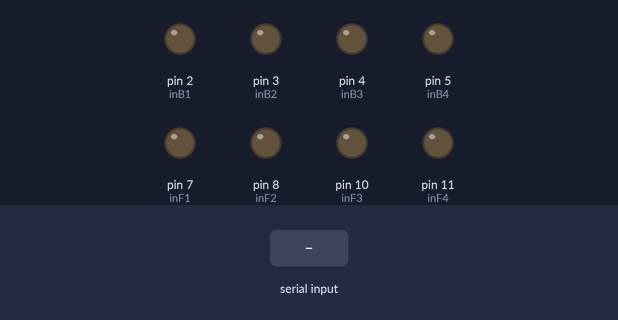
Bench run of a sketch on a simulated Arduino Uno, built with avr-gcc and run on an emulated ATmega328P. On the bench: output pins drawn as LEDs (lit = HIGH). The inputs (shaded band) are chosen by the test bench.

Above: at 1.2 s.
1.3 s: "f\n" received over Serial
At 2.5 s:
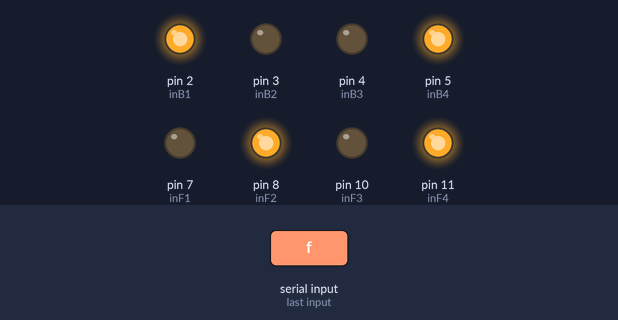
2.8 s: "b\n" received over Serial
At 3.9 s:
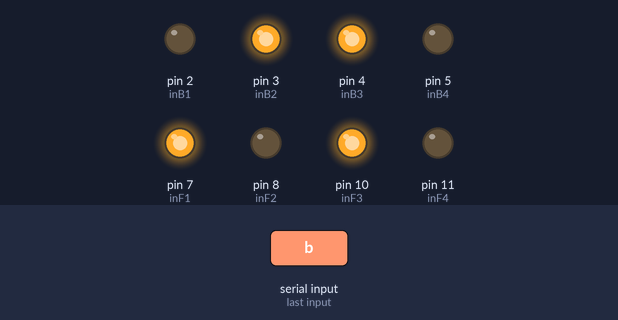
4.3 s: "s\n" received over Serial
At 5.1 s:
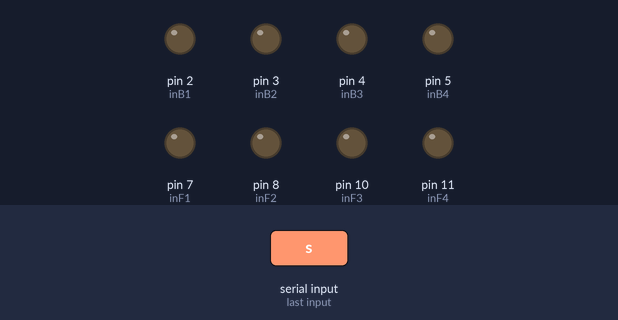
Timing chart, 0 to 7.3 s (numbered marks = the images above; inputs shaded):
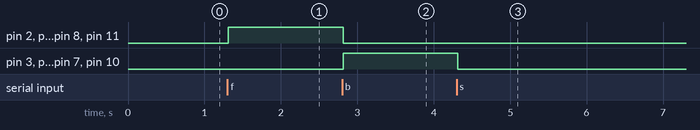

Measured:
- after the input at 1.3 s, pin 2 (inB1), pin 5 (inB4), pin 8 (inF2), pin 11 (inF4): LOW → HIGH at once
- after the input at 2.8 s, pin 2 (inB1), pin 5 (inB4), pin 8 (inF2), pin 11 (inF4): HIGH → LOW at once; pin 3 (inB2), pin 4 (inB3), pin 7 (inF1), pin 10 (inF3): LOW → HIGH at once
- after the input at 4.3 s, pin 3 (inB2), pin 4 (inB3), pin 7 (inF1), pin 10 (inF3): HIGH → LOW at once

The sketch:

bluetooth_car.ino
```cpp
// l298n 1 (back); has words on my car

// high for forward
const int inB1 = 2;
const int inB4 = 5;

// high for backward
const int inB2 = 3;
const int inB3 = 4;

// l298n 2 (front)

// high for forward
const int inF2 = 8;
const int inF3 = 10;

// high for backward
const int inF1 = 7;
const int inF4 = 11;

// pwms
const int enA1 = 6;
const int enB1 = 9;
const int enA2 = 10;
const int enB2 = 11;


void setup() {
  pinMode(inB1, OUTPUT);
  pinMode(inB2, OUTPUT);
  pinMode(inB3, OUTPUT);
  pinMode(inB4, OUTPUT);

  pinMode(inF1, OUTPUT);
  pinMode(inF2, OUTPUT);
  pinMode(inF3, OUTPUT);
  pinMode(inF4, OUTPUT);

  stop_motors();

  Serial.begin(9600);

  delay(50);
}

void loop() {
  if (Serial.available() > 0) {
    String str = Serial.readStringUntil('\n');
    str.trim();

    if (str == "f") {
      forward();
    } else if (str == "b") {
       backward();
    } else if (str == "s") {
      stop_motors();
    }
  }
  delay(20);
}

void stop_motors() {
    digitalWrite(inB1, LOW);
    digitalWrite(inB2, LOW);
    digitalWrite(inB3, LOW);
    digitalWrite(inB4, LOW);

    digitalWrite(inF1, LOW);
    digitalWrite(inF2, LOW);
    digitalWrite(inF3, LOW);
    digitalWrite(inF4, LOW);
}

void forward() {
  digitalWrite(inB2, LOW);
  digitalWrite(inB3, LOW);
  digitalWrite(inF3, LOW);
  digitalWrite(inF1, LOW);

  digitalWrite(inB4, HIGH);
  digitalWrite(inB1, HIGH);
  digitalWrite(inF2, HIGH);
  digitalWrite(inF4, HIGH);

}

void backward() {
  digitalWrite(inB4, LOW);
  digitalWrite(inB1, LOW);
  digitalWrite(inF2, LOW);
  digitalWrite(inF4, LOW);

  digitalWrite(inB2, HIGH);
  digitalWrite(inB3, HIGH);
  digitalWrite(inF3, HIGH);
  digitalWrite(inF1, HIGH);

}
```
